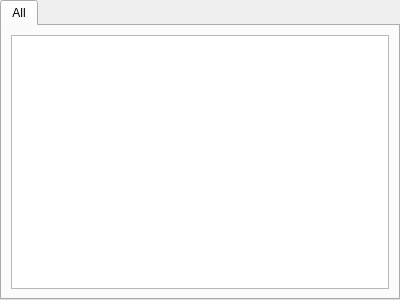
<?xml version="1.0" encoding="UTF-8"?>
<ui version="4.0">
 <class>SequenceControlData</class>
 <widget class="QTabWidget" name="SequenceControlData">
  <property name="geometry">
   <rect>
    <x>0</x>
    <y>0</y>
    <width>400</width>
    <height>300</height>
   </rect>
  </property>
  <property name="windowTitle">
   <string>Sequences</string>
  </property>
  <property name="currentIndex">
   <number>0</number>
  </property>
  <widget class="QWidget" name="all_sequences">
   <attribute name="title">
    <string>All</string>
   </attribute>
   <layout class="QVBoxLayout" name="verticalLayout">
    <item>
     <widget class="QColumnView" name="sequence_view"/>
    </item>
   </layout>
  </widget>
 </widget>
 <resources/>
 <connections/>
</ui>
